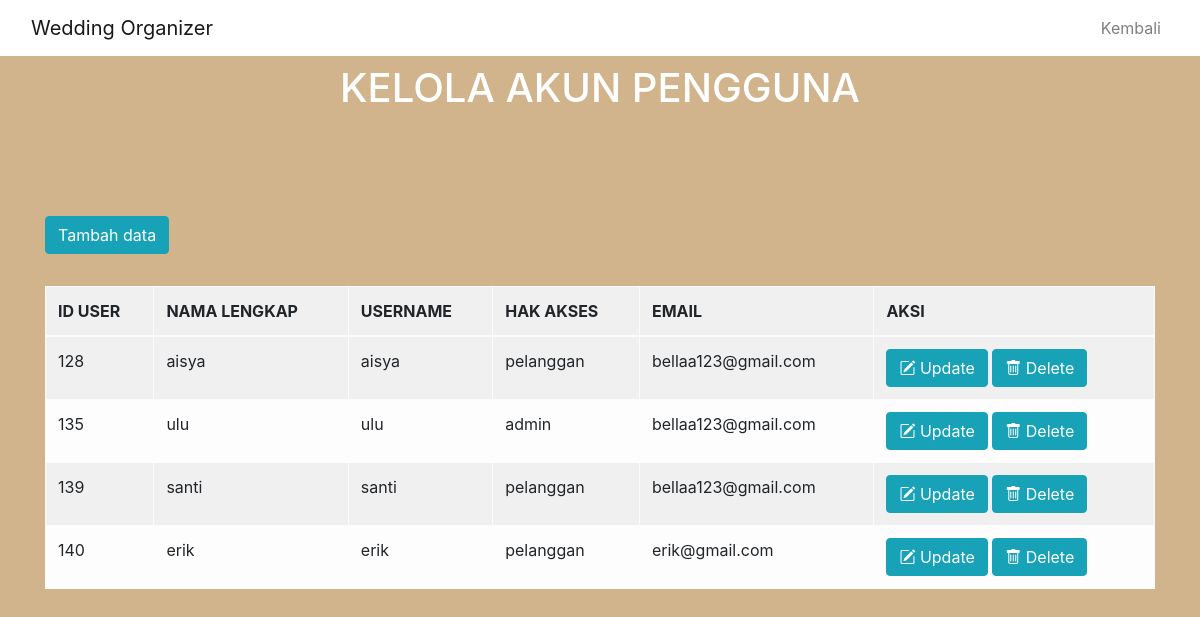
Page /readkelolaakun.php on the committed database.
### tables this page shows
CREATE TABLE `user` (
  `id_user` int(10) NOT NULL,
  `nama_lengkap` varchar(30) NOT NULL,
  `username` varchar(50) NOT NULL,
  `password` varchar(20) NOT NULL,
  `hak_akses` enum('admin','pelanggan') NOT NULL,
  `email` varchar(50) NOT NULL
);

### readkelolaakun.php (the view, shortened to what this page needs)
<!DOCTYPE html>
<html lang="en">
<head>
    <link rel="stylesheet" href="bootstrap.min.css">
    <link rel="stylesheet" href="https://cdn.jsdelivr.net/npm/bootstrap-icons@1.4.1/font/bootstrap-icons.css">
    <link rel="stylesheet" href="https://stackpath.bootstrapcdn.com/bootstrap/4.4.1/css/bootstrap.min.css">
</head>
<body>
<nav class="navbar fixed-top navbar-expand-lg navbar-light " style="background-color: white;">
  <div class="container-fluid">
    <a class="navbar-brand font-Dishonorable Mention" href="#">Wedding Organizer</a>
    <div class="collapse navbar-collapse" id="navbarNav">
      <ul class="navbar-nav ml-auto text-center">
        <li class="nav-item">
          <a class="nav-link" href="halaman_admin.php" >Kembali</a>
        </li>
      </ul>
    </div>
  </div>
</nav>
    <div class="jumbotron text-white ">
    <div class="container">
    <h1 class="display-6"><center> KELOLA AKUN PENGGUNA </center></h1>
    </div>
    </div>
    <div class="container"  >
    <div class="btn-group" role="group" aria-label="Basic example">
    <p><a href="tambahkelolaakun.php" class="btn btn-info ">Tambah data</a></p>
    </div>
    <table border ="1">
    <table class="table">
    <table class="table table-striped table-bordered table-light">
    <tr>
      <th scope="col">ID USER</th>
      <th scope="col">NAMA LENGKAP</th>
      <th scope="col">USERNAME</th>
      <th scope="col">HAK AKSES</th>
      <th scope="col">EMAIL</th>
      <th scope="col">AKSI</th>
    </tr>
  <tbody>
    <?php
        include 'koneksi.php';
        $data=mysqli_query($koneksi, "SELECT * FROM user") or die(mysqli_error($koneksi));
        foreach($data as $baris){ ?>
        <tr>
            <td><?php echo $baris['id_user']?></td>
            <td><?php echo $baris['nama_lengkap']?></td>
            <td><?php echo $baris['username']?></td>
            <td><?php echo $baris['hak_akses']?></td>
            <td><?php echo $baris['email']?></td>
            <td>
                <a href="updatekelolaakun.php?id_user=<?php echo $baris['id_user']?>"
                class="btn btn-info"><i class="bi bi-pencil-square"></i> Update</a>
                <a href="delete_kelolaakun.php?id_user=<?php echo $baris['id_user']?>"
                class="btn btn-info"><i class="bi bi-trash"></i> Delete</a>
            </td>
        </tr>
    <?php } ?>
  </tbody>
  </table>
  </table>
</div>
</body>
</html>

### readkelolaakun.php (style rules this page uses)
.jumbotron { background-color: #D2B48C; }
body { background-color: #D2B48C; }

### rows in the picture
user: id_user "128", nama_lengkap "aisya", username "aisya", hak_akses "pelanggan", email "bellaa123@gmail.com"
user: id_user "135", nama_lengkap "ulu", username "ulu", hak_akses "admin", email "bellaa123@gmail.com"
user: id_user "139", nama_lengkap "santi", username "santi", hak_akses "pelanggan", email "bellaa123@gmail.com"
user: id_user "140", nama_lengkap "erik", username "erik", hak_akses "pelanggan", email "erik@gmail.com"
